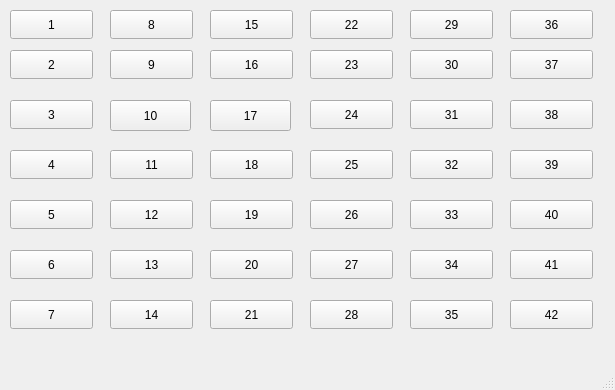
<?xml version="1.0" encoding="UTF-8"?>
<ui version="4.0">
 <class>MainWindow</class>
 <widget class="QMainWindow" name="MainWindow">
  <property name="geometry">
   <rect>
    <x>0</x>
    <y>0</y>
    <width>615</width>
    <height>390</height>
   </rect>
  </property>
  <property name="windowTitle">
   <string>MainWindow</string>
  </property>
  <widget class="QWidget" name="centralwidget">
   <widget class="QPushButton" name="pushButton">
    <property name="geometry">
     <rect>
      <x>10</x>
      <y>10</y>
      <width>83</width>
      <height>29</height>
     </rect>
    </property>
    <property name="text">
     <string>1</string>
    </property>
   </widget>
   <widget class="QPushButton" name="pushButton_2">
    <property name="geometry">
     <rect>
      <x>110</x>
      <y>10</y>
      <width>83</width>
      <height>29</height>
     </rect>
    </property>
    <property name="text">
     <string>8</string>
    </property>
   </widget>
   <widget class="QPushButton" name="pushButton_3">
    <property name="geometry">
     <rect>
      <x>210</x>
      <y>10</y>
      <width>83</width>
      <height>29</height>
     </rect>
    </property>
    <property name="text">
     <string>15</string>
    </property>
   </widget>
   <widget class="QPushButton" name="pushButton_4">
    <property name="geometry">
     <rect>
      <x>310</x>
      <y>10</y>
      <width>83</width>
      <height>29</height>
     </rect>
    </property>
    <property name="text">
     <string>22</string>
    </property>
   </widget>
   <widget class="QPushButton" name="pushButton_5">
    <property name="geometry">
     <rect>
      <x>410</x>
      <y>10</y>
      <width>83</width>
      <height>29</height>
     </rect>
    </property>
    <property name="text">
     <string>29</string>
    </property>
   </widget>
   <widget class="QPushButton" name="pushButton_6">
    <property name="geometry">
     <rect>
      <x>510</x>
      <y>10</y>
      <width>83</width>
      <height>29</height>
     </rect>
    </property>
    <property name="text">
     <string>36</string>
    </property>
   </widget>
   <widget class="QPushButton" name="pushButton_7">
    <property name="geometry">
     <rect>
      <x>10</x>
      <y>50</y>
      <width>83</width>
      <height>29</height>
     </rect>
    </property>
    <property name="text">
     <string>2</string>
    </property>
   </widget>
   <widget class="QPushButton" name="pushButton_8">
    <property name="geometry">
     <rect>
      <x>110</x>
      <y>50</y>
      <width>83</width>
      <height>29</height>
     </rect>
    </property>
    <property name="text">
     <string>9</string>
    </property>
   </widget>
   <widget class="QPushButton" name="pushButton_9">
    <property name="geometry">
     <rect>
      <x>210</x>
      <y>50</y>
      <width>83</width>
      <height>29</height>
     </rect>
    </property>
    <property name="text">
     <string>16</string>
    </property>
   </widget>
   <widget class="QPushButton" name="pushButton_10">
    <property name="geometry">
     <rect>
      <x>310</x>
      <y>50</y>
      <width>83</width>
      <height>29</height>
     </rect>
    </property>
    <property name="text">
     <string>23</string>
    </property>
   </widget>
   <widget class="QPushButton" name="pushButton_11">
    <property name="geometry">
     <rect>
      <x>410</x>
      <y>50</y>
      <width>83</width>
      <height>29</height>
     </rect>
    </property>
    <property name="text">
     <string>30</string>
    </property>
   </widget>
   <widget class="QPushButton" name="pushButton_12">
    <property name="geometry">
     <rect>
      <x>510</x>
      <y>50</y>
      <width>83</width>
      <height>29</height>
     </rect>
    </property>
    <property name="text">
     <string>37</string>
    </property>
   </widget>
   <widget class="QPushButton" name="pushButton_13">
    <property name="geometry">
     <rect>
      <x>10</x>
      <y>100</y>
      <width>83</width>
      <height>29</height>
     </rect>
    </property>
    <property name="text">
     <string>3</string>
    </property>
   </widget>
   <widget class="QPushButton" name="pushButton_14">
    <property name="geometry">
     <rect>
      <x>210</x>
      <y>100</y>
      <width>81</width>
      <height>31</height>
     </rect>
    </property>
    <property name="text">
     <string>17</string>
    </property>
   </widget>
   <widget class="QPushButton" name="pushButton_15">
    <property name="geometry">
     <rect>
      <x>110</x>
      <y>100</y>
      <width>81</width>
      <height>31</height>
     </rect>
    </property>
    <property name="text">
     <string>10</string>
    </property>
   </widget>
   <widget class="QPushButton" name="pushButton_16">
    <property name="geometry">
     <rect>
      <x>310</x>
      <y>100</y>
      <width>83</width>
      <height>29</height>
     </rect>
    </property>
    <property name="text">
     <string>24</string>
    </property>
   </widget>
   <widget class="QPushButton" name="pushButton_17">
    <property name="geometry">
     <rect>
      <x>410</x>
      <y>100</y>
      <width>83</width>
      <height>29</height>
     </rect>
    </property>
    <property name="text">
     <string>31</string>
    </property>
   </widget>
   <widget class="QPushButton" name="pushButton_18">
    <property name="geometry">
     <rect>
      <x>510</x>
      <y>100</y>
      <width>83</width>
      <height>29</height>
     </rect>
    </property>
    <property name="text">
     <string>38</string>
    </property>
   </widget>
   <widget class="QPushButton" name="pushButton_19">
    <property name="geometry">
     <rect>
      <x>10</x>
      <y>150</y>
      <width>83</width>
      <height>29</height>
     </rect>
    </property>
    <property name="text">
     <string>4</string>
    </property>
   </widget>
   <widget class="QPushButton" name="pushButton_20">
    <property name="geometry">
     <rect>
      <x>110</x>
      <y>150</y>
      <width>83</width>
      <height>29</height>
     </rect>
    </property>
    <property name="text">
     <string>11</string>
    </property>
   </widget>
   <widget class="QPushButton" name="pushButton_21">
    <property name="geometry">
     <rect>
      <x>210</x>
      <y>150</y>
      <width>83</width>
      <height>29</height>
     </rect>
    </property>
    <property name="text">
     <string>18</string>
    </property>
   </widget>
   <widget class="QPushButton" name="pushButton_22">
    <property name="geometry">
     <rect>
      <x>310</x>
      <y>150</y>
      <width>83</width>
      <height>29</height>
     </rect>
    </property>
    <property name="text">
     <string>25</string>
    </property>
   </widget>
   <widget class="QPushButton" name="pushButton_23">
    <property name="geometry">
     <rect>
      <x>410</x>
      <y>150</y>
      <width>83</width>
      <height>29</height>
     </rect>
    </property>
    <property name="text">
     <string>32</string>
    </property>
   </widget>
   <widget class="QPushButton" name="pushButton_24">
    <property name="geometry">
     <rect>
      <x>510</x>
      <y>150</y>
      <width>83</width>
      <height>29</height>
     </rect>
    </property>
    <property name="text">
     <string>39</string>
    </property>
   </widget>
   <widget class="QPushButton" name="pushButton_25">
    <property name="geometry">
     <rect>
      <x>10</x>
      <y>200</y>
      <width>83</width>
      <height>29</height>
     </rect>
    </property>
    <property name="text">
     <string>5</string>
    </property>
   </widget>
   <widget class="QPushButton" name="pushButton_26">
    <property name="geometry">
     <rect>
      <x>110</x>
      <y>200</y>
      <width>83</width>
      <height>29</height>
     </rect>
    </property>
    <property name="text">
     <string>12</string>
    </property>
   </widget>
   <widget class="QPushButton" name="pushButton_27">
    <property name="geometry">
     <rect>
      <x>210</x>
      <y>200</y>
      <width>83</width>
      <height>29</height>
     </rect>
    </property>
    <property name="text">
     <string>19</string>
    </property>
   </widget>
   <widget class="QPushButton" name="pushButton_28">
    <property name="geometry">
     <rect>
      <x>310</x>
      <y>200</y>
      <width>83</width>
      <height>29</height>
     </rect>
    </property>
    <property name="text">
     <string>26</string>
    </property>
   </widget>
   <widget class="QPushButton" name="pushButton_29">
    <property name="geometry">
     <rect>
      <x>410</x>
      <y>200</y>
      <width>83</width>
      <height>29</height>
     </rect>
    </property>
    <property name="text">
     <string>33</string>
    </property>
   </widget>
   <widget class="QPushButton" name="pushButton_30">
    <property name="geometry">
     <rect>
      <x>510</x>
      <y>200</y>
      <width>83</width>
      <height>29</height>
     </rect>
    </property>
    <property name="text">
     <string>40</string>
    </property>
   </widget>
   <widget class="QPushButton" name="pushButton_31">
    <property name="geometry">
     <rect>
      <x>10</x>
      <y>250</y>
      <width>83</width>
      <height>29</height>
     </rect>
    </property>
    <property name="text">
     <string>6</string>
    </property>
   </widget>
   <widget class="QPushButton" name="pushButton_32">
    <property name="geometry">
     <rect>
      <x>110</x>
      <y>250</y>
      <width>83</width>
      <height>29</height>
     </rect>
    </property>
    <property name="text">
     <string>13</string>
    </property>
   </widget>
   <widget class="QPushButton" name="pushButton_33">
    <property name="geometry">
     <rect>
      <x>210</x>
      <y>250</y>
      <width>83</width>
      <height>29</height>
     </rect>
    </property>
    <property name="text">
     <string>20</string>
    </property>
   </widget>
   <widget class="QPushButton" name="pushButton_34">
    <property name="geometry">
     <rect>
      <x>310</x>
      <y>250</y>
      <width>83</width>
      <height>29</height>
     </rect>
    </property>
    <property name="text">
     <string>27</string>
    </property>
   </widget>
   <widget class="QPushButton" name="pushButton_35">
    <property name="geometry">
     <rect>
      <x>410</x>
      <y>250</y>
      <width>83</width>
      <height>29</height>
     </rect>
    </property>
    <property name="text">
     <string>34</string>
    </property>
   </widget>
   <widget class="QPushButton" name="pushButton_36">
    <property name="geometry">
     <rect>
      <x>510</x>
      <y>250</y>
      <width>83</width>
      <height>29</height>
     </rect>
    </property>
    <property name="text">
     <string>41</string>
    </property>
   </widget>
   <widget class="QPushButton" name="pushButton_37">
    <property name="geometry">
     <rect>
      <x>10</x>
      <y>300</y>
      <width>83</width>
      <height>29</height>
     </rect>
    </property>
    <property name="text">
     <string>7</string>
    </property>
   </widget>
   <widget class="QPushButton" name="pushButton_38">
    <property name="geometry">
     <rect>
      <x>110</x>
      <y>300</y>
      <width>83</width>
      <height>29</height>
     </rect>
    </property>
    <property name="text">
     <string>14</string>
    </property>
   </widget>
   <widget class="QPushButton" name="pushButton_39">
    <property name="geometry">
     <rect>
      <x>210</x>
      <y>300</y>
      <width>83</width>
      <height>29</height>
     </rect>
    </property>
    <property name="text">
     <string>21</string>
    </property>
   </widget>
   <widget class="QPushButton" name="pushButton_40">
    <property name="geometry">
     <rect>
      <x>310</x>
      <y>300</y>
      <width>83</width>
      <height>29</height>
     </rect>
    </property>
    <property name="text">
     <string>28</string>
    </property>
   </widget>
   <widget class="QPushButton" name="pushButton_41">
    <property name="geometry">
     <rect>
      <x>410</x>
      <y>300</y>
      <width>83</width>
      <height>29</height>
     </rect>
    </property>
    <property name="text">
     <string>35</string>
    </property>
   </widget>
   <widget class="QPushButton" name="pushButton_42">
    <property name="geometry">
     <rect>
      <x>510</x>
      <y>300</y>
      <width>83</width>
      <height>29</height>
     </rect>
    </property>
    <property name="text">
     <string>42</string>
    </property>
   </widget>
  </widget>
  <widget class="QMenuBar" name="menubar">
   <property name="geometry">
    <rect>
     <x>0</x>
     <y>0</y>
     <width>615</width>
     <height>25</height>
    </rect>
   </property>
  </widget>
  <widget class="QStatusBar" name="statusbar"/>
 </widget>
 <resources/>
 <connections/>
</ui>
